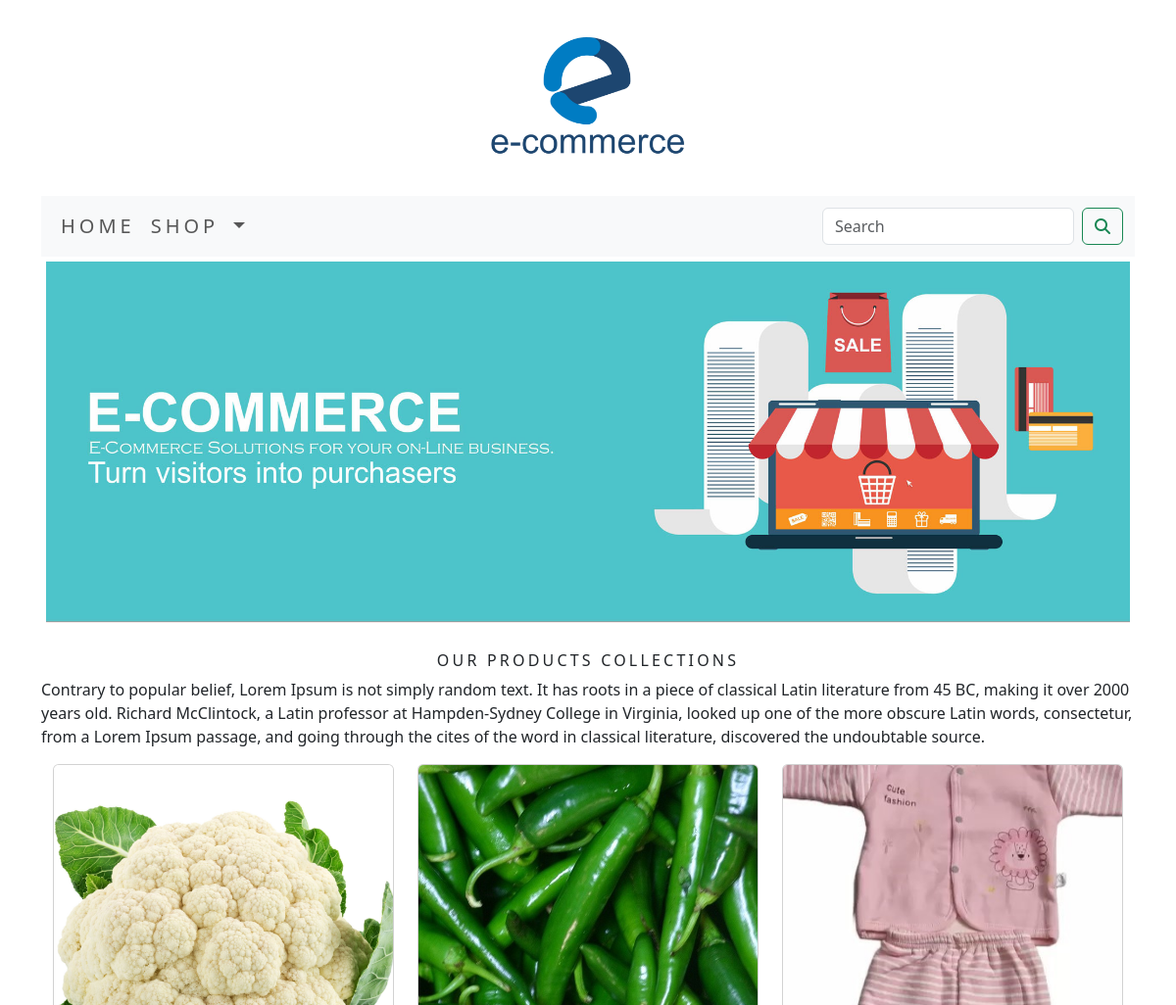
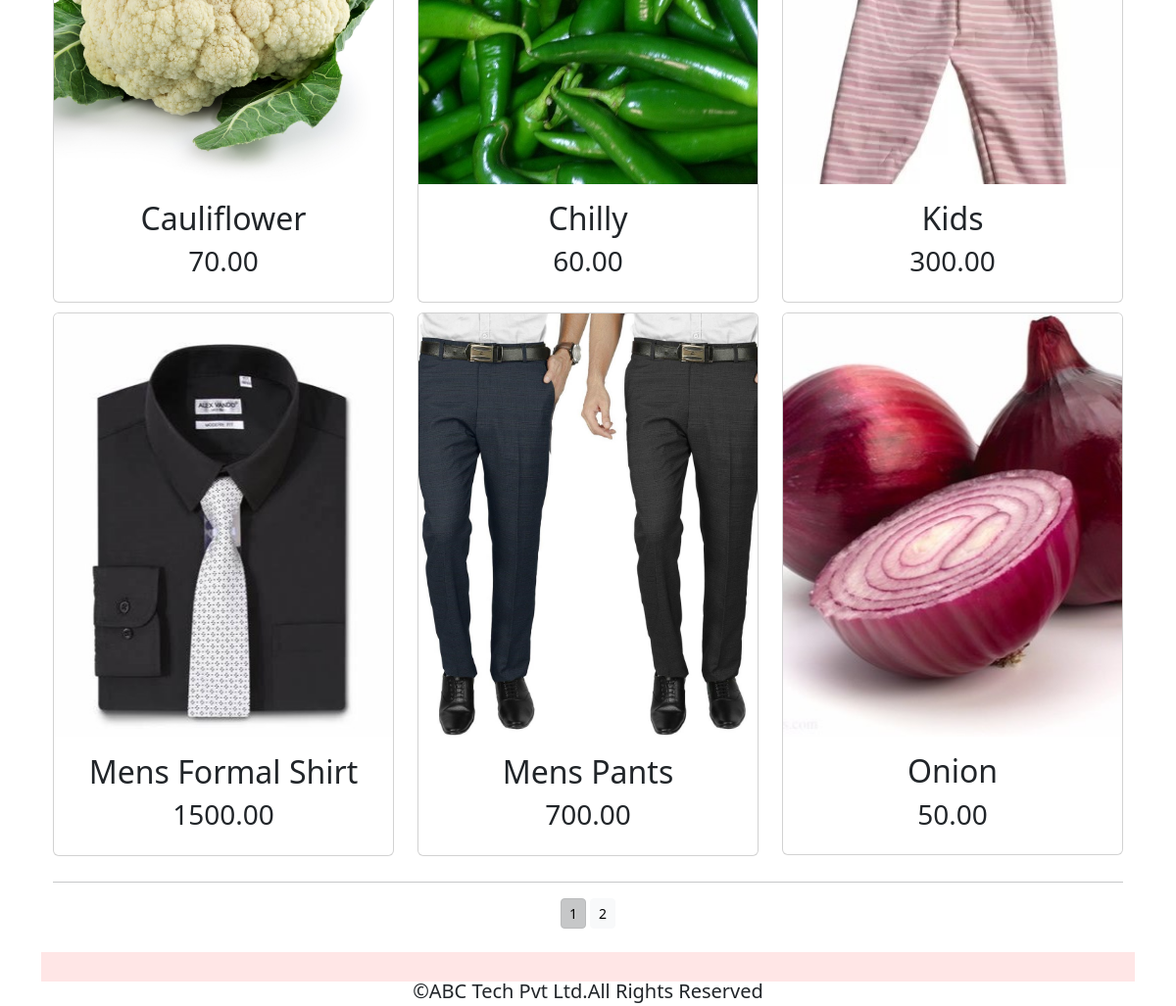
The app's page /shop/ with its own data (2 pictures, top to bottom).
### shopapp/models.py (models this page shows, shortened)
class Product(models.Model):
    objects = None
    name = models.CharField(max_length=250, unique=True)
    slug = models.SlugField(max_length=250, unique=True)
    description = models.TextField(blank=True)
    price = models.DecimalField(max_digits=10, decimal_places=2)
    category = models.ForeignKey(Category, on_delete=models.CASCADE)
    image = models.ImageField(upload_to='product', blank=True)
    stock = models.IntegerField()
    available = models.BooleanField(default=True)
    created = models.DateField(auto_now_add=True)
    updated = models.DateField(auto_now=True)
    def get_url(self):
        return reverse('shopapp:proCatdetail', args=[self.category.slug,self.slug])
    class Meta:
        ordering = ('name',)
        verbose_name = 'product'
        verbose_name_plural = 'products'

### shopapp/views.py (the view)
# urls.py: path('',views.allProdCat,name='allProdCat'),
def allProdCat(request, c_slug=None):
    global paginator
    c_page = None
    products_list = None
    if c_slug != None:
        c_page = get_object_or_404(Category,slug=c_slug)
        products_list = Product.objects.all().filter(category=c_page,available=True)
    else:
        products_list = Product.objects.all().filter(available=True)
        paginator = Paginator(products_list,6)
    try:
        page = int(request.GET.get('page','1'))
    except:
        page = 1
    try:
        products = paginator.page(page)
    except (EmptyPage,InvalidPage):
        products = paginator.page(paginator.num_pages)
    return render(request, "category.html", {'category':c_page,'products':products})

### cart/context_processors.py (called while the page is built)
def counter(request):
    item_count=0
    if 'admin' in request.path:
        return {}
    else:
        try:
            cart=Cart.objects.filter(cart_id=_cart_id(request))
            cart_items=CartItem.objects.all().filter(cart=cart[:1])
            for cart_item in cart_items:
                item_count += cart_item.quantity
        except Cart.DoesNotExist:
            item_count = 0
    return dict(item_count=item_count)

### cart/views.py (called while the page is built)
def _cart_id(request):
    cart = request.session.session_key
    if not cart:
        cart = request.session.create()
    return cart

### shopapp/context_processors.py (called while the page is built)
def menu_links(request):
    links=Category.objects.all()
    return dict(links=links)

### shopapp/models.py (called while the page is built)
    def get_url(self):
        return reverse('shopapp:products_by_category', args=[self.slug])

### templates/category.html (shortened to what this page needs)
{% extends 'base.html' %}
{% load static %}
{% block content %}
<div class="mx_auto">
    {% if  category %}
    <img class="my_image" src="{{category.image.url}}" alt="{{category.name}}" width="250px" height="250px">
</div>
    <br>
<div>
    <h1 class="text-center my_title">{{category.name}}</h1>
    <p class="text-justify">{{category.description}}</p>
</div>
    {% else %}
<div>
    <img class="my_image my_image_padding" src="{% static 'img/banner.jpg' %}" alt="our products" width="1295px" height="400px">
</div>
<br>
<div>
    <h1 class="text-center my_title">Our Products Collections</h1>
    <p class="text-justify">Contrary to popular belief, Lorem Ipsum is not simply random text. It has roots in a piece of classical Latin literature from 45 BC, making it over 2000 years old. Richard McClintock, a Latin professor at Hampden-Sydney College in Virginia, looked up one of the more obscure Latin words, consectetur, from a Lorem Ipsum passage, and going through the cites of the word in classical literature, discovered the undoubtable source.</p>
</div>
    {% endif %}
<div class="container">
    <div class="row mx_auto">
        {% for product in products.object_list %}
        <div class="my_bottom_margin col-9 col-sm-12 col-md-4 col-lg-4">
            <div class="card text-center" style="min-width:18rem;">
            <a href="{{product.get_url}}"><img class="card-img-top my_image" src="{{product.image.url}}" alt="{{product.name}}" width="50px" height="50px"></a>
            <div class="card-body">
                <h2>{{product.name}}</h2>
                <h3>{{product.price}}</h3>
            </div>
            </div>
        </div>
        {% endfor %}
    </div>
    <div class="mx-auto">
        {% if products.paginator.num_pages > 1 %}
        <hr>
        <div class="text-center">
            {% for pg in products.paginator.page_range %}
                <a href="?page={{pg}}" class="btn btn-light btn-sm {% if products.number == pg %} active {% endif %} ">{{pg}}</a>
            {% endfor %}
        </div>
        {% endif %}
    </div>
    <br>
</div>
{% endblock %}

### templates/base.html (shortened to what this page needs)
{% load static %}
<!DOCTYPE html>
<html lang="en">
<head>
    <link rel="stylesheet" href="{% static 'css/custom.css' %}">
    <link href="{% static 'css/bootstrap.min.css' %}" rel="stylesheet" >
</head>
<body>
<div class="container">
<div>
{% include 'header.html' %}
{% include 'navbar.html' %}
{% block content %}
{% endblock %}
    </div>
{% include 'footer.html' %}
</div>
</body>
</html>

### templates/header.html
{% load static %}
<header>
  <center>
    <a href="{% url 'shopapp:allProdCat' %}"><img src="{% static 'img/logonew.png' %}" alt="logimg" width="200px" height="200 px"></a>
  </center>
</header>

### templates/navbar.html (shortened to what this page needs)
<nav class="navbar navbar-expand-lg bg-body-tertiary">
  <div class="container-fluid">
    <div class="collapse navbar-collapse" id="navbarSupportedContent">
      <ul class="navbar-nav me-auto mb-2 mb-lg-0">
        <li class="nav-item">
          <a class="nav-link" href="#">Home</a>
        </li>
        <li class="nav-item dropdown {% if 'shopapp' in request.path %} active {% endif %}">
          <a class="nav-link dropdown-toggle" href="#" role="button" data-bs-toggle="dropdown" aria-expanded="false">
            Shop
          </a>
        </li>
      </ul>
      <form class="d-flex" action="{% url 'search_app:SearchResult' %}" method="get">
        <input class="form-control me-2" type="search" placeholder="Search" name="q" aria-label="Search">
        <button class="btn btn-outline-success" type="submit"><i class="fa-solid fa-magnifying-glass"></i></button>
      </form>
    </div>
  </div>
</nav>

### templates/footer.html
<div class="footer navbar-fixed-bottom my_footer">
  <p class="text-center">&copy;ABC Tech Pvt Ltd.All Rights Reserved</p>
</div>

### static/css/custom.css (style rules this page uses)
body { font-family: 'Oswald', sans-serif; }
.nav-item { letter-spacing : .2em; font-size : 20px; text-transform : uppercase; }
.my_footer { background-color : #ffe6e6; height : 30px; }
.my_footer p { padding-top : 25px; font-size : 20px }
.my_image { width : 100% ; height : auto; }
.my_title { font-size : 16px; text-transform : uppercase; letter-spacing : .2em; }
.my_image_padding { padding : 5px }
.my_bottom_margin { margin-bottom : 10px; }

### records on screen
Product: image (picture), name "Cauliflower", price "70.00"
Product: image (picture), name "Chilly", price "60.00"
Product: image (picture), name "Kids", price "300.00"
Product: image (picture), name "Mens Formal Shirt", price "1500.00"
Product: image (picture), name "Mens Pants", price "700.00"
Product: image (picture), name "Onion", price "50.00"

### other values on screen
{{ pg }} "1" "2"
